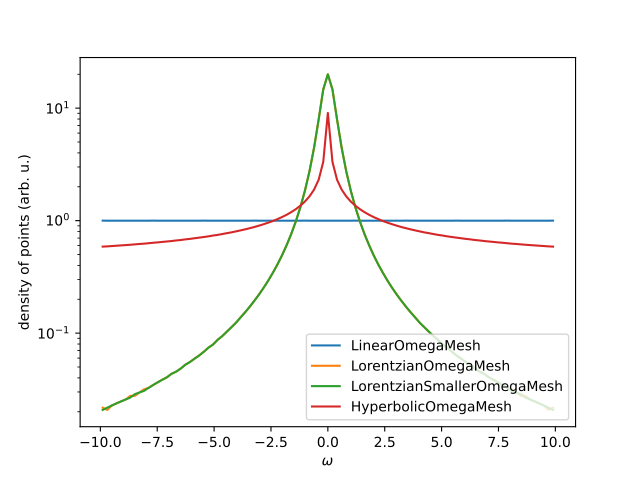

The script that drew this image:
import matplotlib.pyplot as plt
import numpy as np
from triqs_maxent.omega_meshes import *

N = 100000
gauge = None
for mesh in [LinearOmegaMesh, LorentzianOmegaMesh,
     LorentzianSmallerOmegaMesh, HyperbolicOmegaMesh]:

     m = mesh(omega_min=-10,omega_max=10,n_points=N)
     h,b=np.histogram(list(m),bins=np.linspace(-10,10,100))
     if gauge is None:
         gauge = h[0]
     plt.semilogy((b[:-1]+b[1:])/2.0,np.array(h)/float(gauge),label=mesh.__name__)
plt.xlabel('$\\omega$')
plt.ylabel('density of points (arb. u.)')
plt.legend(loc='lower right')
